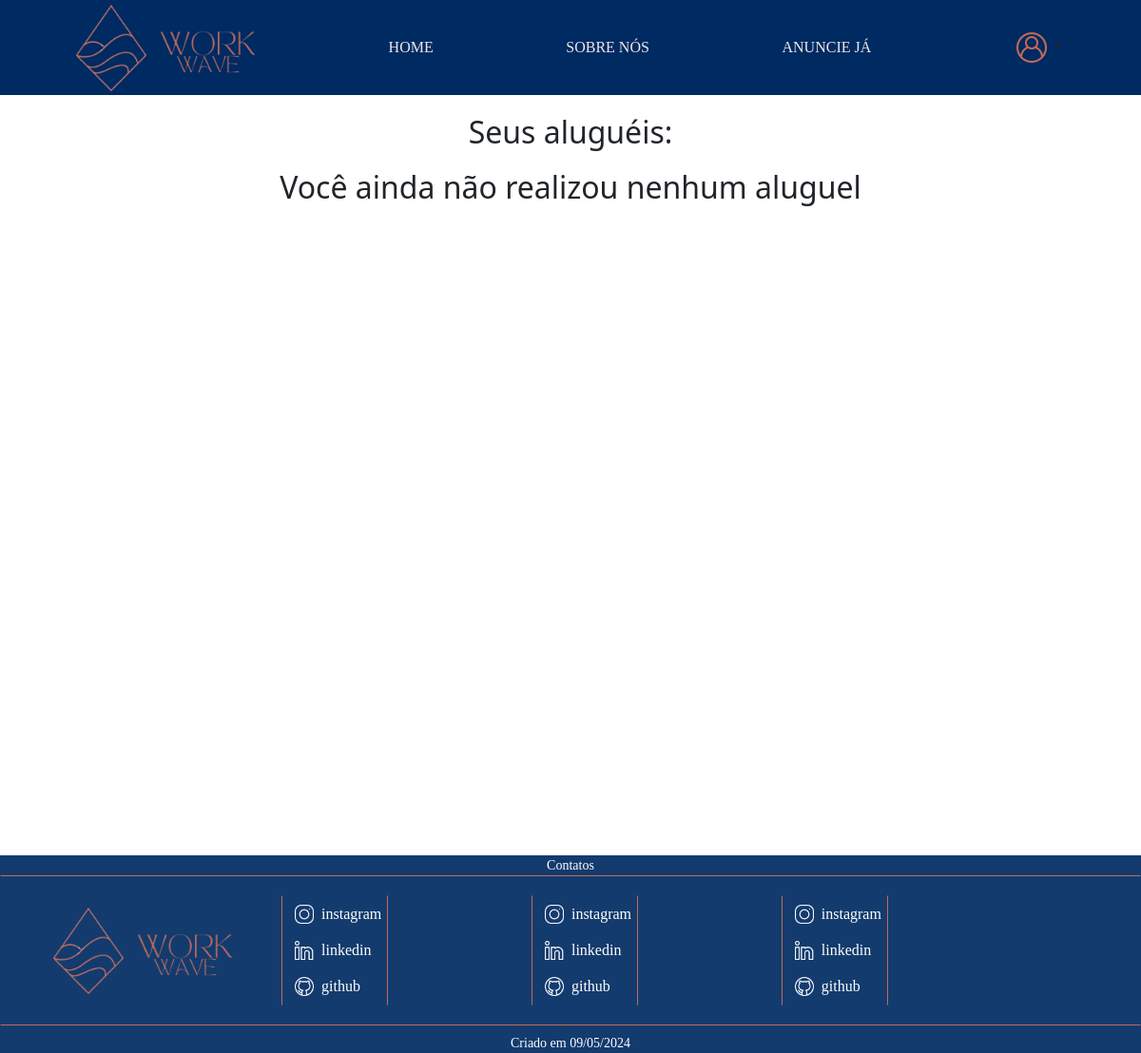
The app's page /AlugueisFeitos.php (signed in), older data.
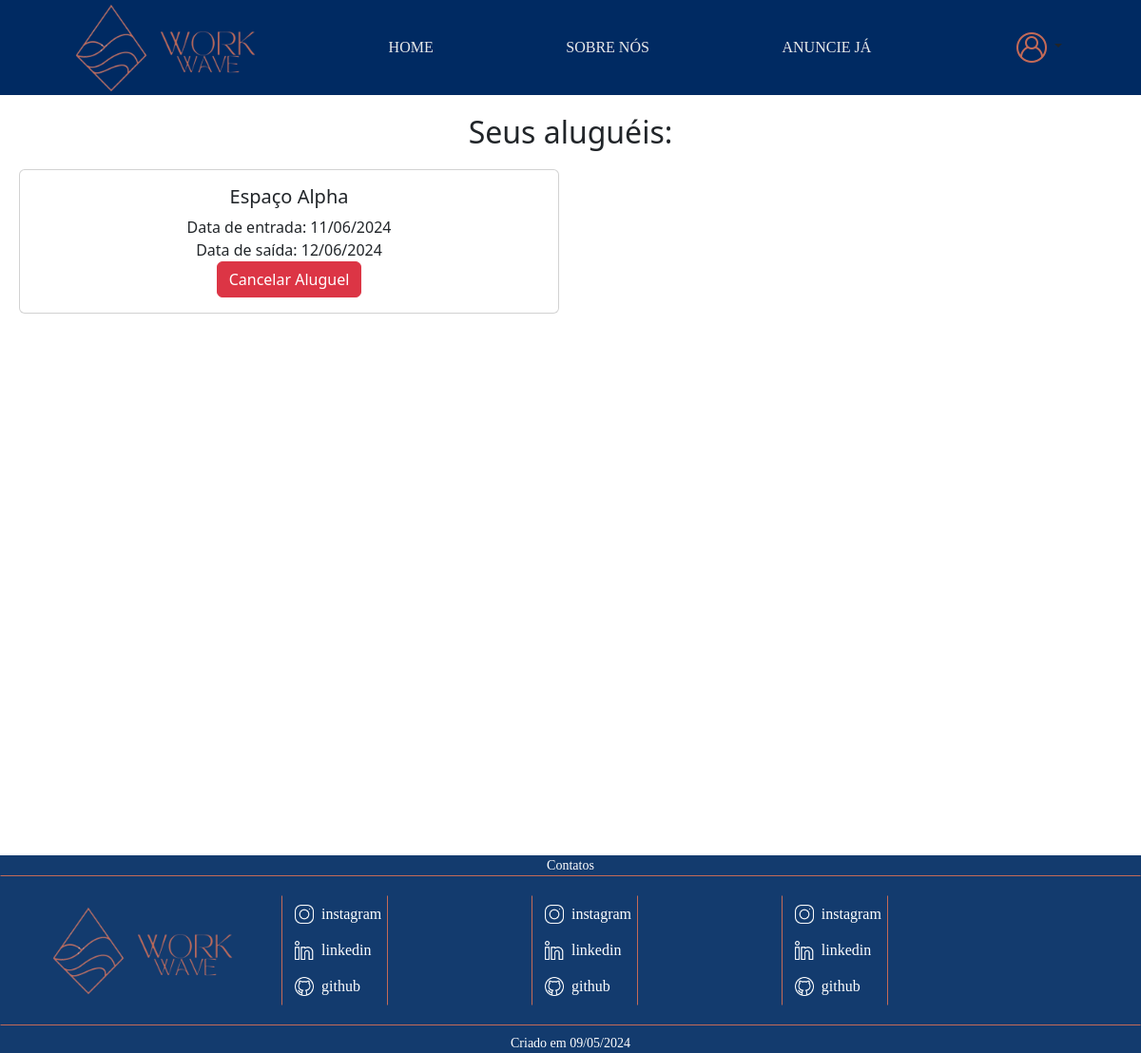
The same page, newer data.
### tables this page shows
CREATE TABLE `alugar` (
  `AluId` int(11) NOT NULL,
  `AluDataEntrada` date NOT NULL,
  `AluDataSaida` date NOT NULL,
  `OcuId` int(11) NOT NULL,
  `EspId` int(11) NOT NULL,
  `AluPago` tinyint(1) DEFAULT NULL,
  `AluQuantidadePessoas` int(11) DEFAULT NULL,
  `AluHorarioCheckIn` time DEFAULT NULL
);

CREATE TABLE `espacodados` (
  `EspId` int(11) NOT NULL,
  `EspNome` varchar(255) NOT NULL,
  `EspEndereco` varchar(255) NOT NULL,
  `EspDescricao` mediumtext NOT NULL,
  `EspCapacidade` int(11) NOT NULL,
  `EspDisponibilidade` tinyint(1) DEFAULT 1,
  `EspDataCadastro` date NOT NULL,
  `ProId` int(11) NOT NULL,
  `EspImg` varchar(255) DEFAULT NULL,
  `EspPreco` decimal(10,2) DEFAULT NULL,
  `SerId` int(11) DEFAULT NULL,
  `EspCongelado` tinyint(1) DEFAULT 0
);

### AlugueisFeitos.php (the view, shortened to what this page needs)
<?php
try {
    $conexao = new PDO("mysql:host=localhost; dbname=workwave", "root", "");
    $conexao->setAttribute(PDO::ATTR_ERRMODE, PDO::ERRMODE_EXCEPTION);
} catch (PDOException $erro) {
    echo "Erro na conexão:" . $erro->getMessage();
}
if (isset($_SESSION['usuario_validado']) && $_SESSION['usuario_validado'] == true) {
    $UsuarioId = $_SESSION['UsuarioId'];
    $sql = "SELECT a.AluId, e.EspNome, a.AluDataEntrada, a.AluDataSaida
            FROM alugar AS a
            INNER JOIN espacodados AS e ON a.EspId = e.EspId
            WHERE a.OcuId = :UsuarioId";
    $stmt = $conexao->prepare($sql);
    $stmt->bindParam(':UsuarioId', $UsuarioId, PDO::PARAM_INT);
    $stmt->execute();
    if ($stmt->rowCount() > 0) {
        $resultado = $stmt->fetchAll(PDO::FETCH_ASSOC);
    } else {
        $resultado = [];
    }
?>
<!DOCTYPE html>
<html lang="en">
<head>
    <link href="https://cdn.jsdelivr.net/npm/bootstrap@5.3.3/dist/css/bootstrap.min.css" rel="stylesheet">
    <link rel="stylesheet" href="css/Style.css">
</head>
<body>
    <header>
        <div class="logo">
            <img src="img/WorkWave-removebg-preview (1).png" alt="" width="95px" height="95px">
            <img src="img/WorkWave__2_-removebg-preview.png" alt="" width="100px" height="100px">
        </div>
        <a href="index.php" class="underline">HOME</a>
        <a href="SobreNos.php" class="underline">SOBRE NÓS</a>
        <a href="AnuncieJa.php" class="underline">ANUNCIE JÁ</a>
        <?php
        if (!isset($_SESSION['usuario_validado']) || $_SESSION['usuario_validado'] == false) {
        ?>
            <div class="dropdown">
                <a class="btn dropdown-toggle" href="#" role="button" data-bs-toggle="dropdown" aria-expanded="false">
                    <img src="img/user-logo.png" alt="">
                </a>
                <ul class="dropdown-menu">
                    <li><a class="dropdown-item" href="login.php">Fazer Login</a></li>
                </ul>
            </div>
        <?php
        } else {
        ?>
            <div class="dropdown">
                <a class="btn dropdown-toggle" href="#" role="button" data-bs-toggle="dropdown" aria-expanded="false">
                    <img src="img/user-logo.png" alt="">
                </a>
            </div>
        <?php
        };
        ?>
    </header>
    <div class="conteudo">
        <h2 style="margin-bottom: 20px;">Seus aluguéis:</h2>
        <div class="row">
            <?php
            if ($resultado == []) {
                echo '<h2>Você ainda não realizou nenhum aluguel</h2>';
            }
            foreach ($resultado as $aluguel) {
                $dataAtual = date('Y-m-d');
                    ?>
                    <div class="col-md-6">
                        <div class="card mb-3">
                            <div class="card-body">
                                <h5 class="card-title"><?php echo $aluguel['EspNome']; ?></h5>
                                <p class="card-text">Data de entrada: <?php echo date('d/m/Y', strtotime($aluguel['AluDataEntrada'])); ?></p>
                                <p class="card-text">Data de saída: <?php echo date('d/m/Y', strtotime($aluguel['AluDataSaida'])); ?></p>
                                <?php
                                if ($aluguel['AluDataEntrada'] > $dataAtual) {
                                    ?>
                                    <form action="CancelarAluguel.php" method="POST" onsubmit="return confirm('Tem certeza de que deseja cancelar este aluguel?');">
                                        <button type="submit" class="btn btn-danger">Cancelar Aluguel</button>
                                    </form>
                                <?php
                                } else {
                                    ?>
                                    <button type="button" class="btn btn-danger" disabled>Cancelar Aluguel</button>
                                <?php
                                }
                                ?>
                            </div>
                        </div>
                    </div>
            <?php
            }
            ?>
        </div>
    </div>
    <footer class="rodape" id="contato">
        <div class="contato">
            <p>Contatos</p>
        </div>
        <div class="Borda">
            <div class="rodape-div">
                <div class="logo-2">
                    <img src="img/WorkWave-removebg-preview (1).png" alt="" width="95px" height="95px">
                    <img src="img/WorkWave__2_-removebg-preview.png" alt="" width="100px" height="100px">
                </div>
                <div class="Social">
                    <div class="Media">
                        <a class="btn" href="#">
                            <img src="img/instagram.png" alt="" width="20" height="20">
                            <p>instagram</p>
                        </a>
                        <a class="btn" href="#">
                            <img src="img/linkedin.png" alt="" width="20" height="20">
                            <p>linkedin</p>
                        </a>
                        <a class="btn" href="#">
                            <img src="img/github.png" alt="" width="20" height="20">
                            <p>github</p>
                        </a>
                    </div>
                </div>
                <div class="Social">
                    <div class="Media">
                        <a class="btn" href="#">
                            <img src="img/instagram.png" alt="" width="20" height="20">
                            <p>instagram</p>
                        </a>
                        <a class="btn" href="#">
                            <img src="img/linkedin.png" alt="" width="20" height="20">
                            <p>linkedin</p>
                        </a>
                        <a class="btn" href="#">
                            <img src="img/github.png" alt="" width="20" height="20">
                            <p>github</p>
                        </a>
                    </div>
                </div>
                <div class="Social">
                    <div class="Media">
                        <a class="btn" href="#">
                            <img src="img/instagram.png" alt="" width="20" height="20">
                            <p>instagram</p>
                        </a>
                        <a class="btn" href="#">
                            <img src="img/linkedin.png" alt="" width="20" height="20">
                            <p>linkedin</p>
                        </a>
                        <a class="btn" href="#">
                            <img src="img/github.png" alt="" width="20" height="20">
                            <p>github</p>
                        </a>
                    </div>
                </div>
            </div>
        </div>
        <div class="data">
            <p>Criado em 09/05/2024</p>
        </div>
    </footer>
</body>
</html>
<?php
} else {
    header("Location: login.php");
    exit();
}
?>

### css/Style.css (style rules this page uses)
header { background-color: #002a62; display: flex; flex-direction: row; justify-content: space-around; align-items: center; }
a { text-decoration: none; color: white; font-family: 'Times New Roman', Times, serif; }
.underline { position: relative; text-decoration: none; color: #EAEAEA; transition: color 0.3s ease; }
.underline::after { content: ''; position: absolute; bottom: -12px; left: -25%; width: 150%; height: 2px; background-color: #EAEAEA; transform: scaleX(0); transition: transform 0.3s ease; }
.rodape { text-align: center; background-color: #133b6e; color: white; height: auto; width: 100%; font-size: 14px; font-family: helvetica; justify-content: center; align-items: center; flex-direction: row; }
.rodape p, .pesquisa p { font-family: 'Times New Roman', Times, serif; }
.Borda { border: 1px solid #c46a57; border-right-color: #133b6e; border-left-color: #133b6e; }
.rodape-div { display: flex; align-items: center; justify-content: space-around; width: 90%; padding: 20px; margin-right: 200px; }
.Social { display: flex; width: calc(33.33% - 234px); margin-right: 100px; border: 1px solid #c46a57; border-bottom-color: #133b6e; border-top-color: #133b6e; flex-direction: row; }
.Media { display: flex; flex-direction: column; }
.Media .btn { display: flex; align-items: center; }
.Media img { margin-right: 8px; }
.Media p { color: white; margin: 0; }
.contato p { margin: 0; background-color: #133b6e; }
.data { margin-top: 8px; background-color: #133b6e; }
p { margin: 0; }

### AlugueisFeitos.php (style rules this page uses)
.conteudo { height: 100vh; }
.conteudo { padding: 20px; text-align: center; }

Row changes from the older to the newer data that the page shows:
added alugar: EspId.EspNome "Espaço Alpha", AluDataEntrada "11/06/2024", AluDataSaida "12/06/2024"
Text that changed along with them:
text no longer shown: "Você ainda não realizou nenhum aluguel"
